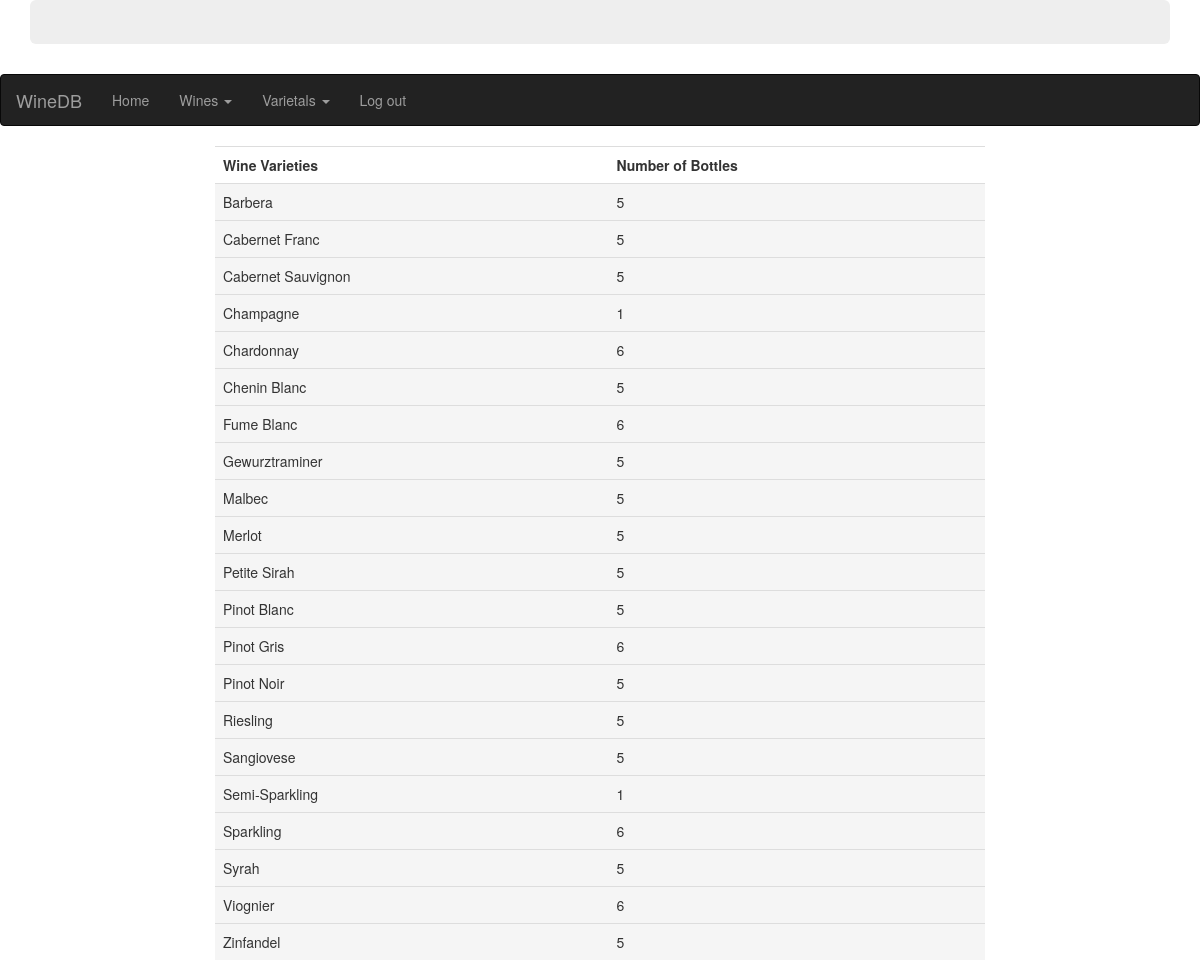
Screenshot of /wine_db_webapp/varietals/listvarietals.php (signed in) with the database file from the repository.
### tables this page shows
CREATE TABLE `varietals` (
  `varietal_description` varchar(40) NOT NULL
);

### wine_db_webapp/varietals/listvarietals.php (the view, shortened to what this page needs)
 <!DOCTYPE html>
<html>
  <head>
    <link rel="stylesheet" href="/css/adminpages.css">
    <link rel="stylesheet" href="https://maxcdn.bootstrapcdn.com/bootstrap/3.3.7/css/bootstrap.min.css">
  </head>
  <body>
    <?php
      include('../includes/pageheadline.php');
      include('../includes/navbar.php');
      include('../includes/DBconnection.php');
      $Query = "SELECT `varietals`.varietal_description AS `Wine Varieties`, COUNT(`wines`.wine_bottle_number) AS `Number of Bottles`
      FROM `varietals`
      LEFT JOIN `wines` ON `varietals`.varietal_description=`wines`.varietal_description
      GROUP BY `wines`.varietal_description
      ORDER BY `varietals`.varietal_description";
      $results = $dbconnection->query($Query);
      echo '<div class="col-sm-offset-2 col-sm-8">';
      echo '<table class="table">';
      echo '<tr>';
      echo '<th>Wine Varieties</th>';
      echo '<th>Number of Bottles</th>';
      echo '</tr>';
      while($row = $results->fetch_array())
      {
        echo '<tr class="active">';
        echo '<td>'.$row["Wine Varieties"].'</td>';
        echo '<td>'.$row["Number of Bottles"].'</td>';
        echo '</tr>';
      }
      echo '</table>';
      echo '</div>';
    ?>
  </body>
</html>

### wine_db_webapp/includes/pageheadline.php (shortened to what this page needs)
<?php
echo '<link rel="stylesheet" href="/css/pageheadline.css">';
  echo '<div class="container">';
    echo '<div class="jumbotron" id="jumbotron">';
    echo '</div>';
  echo '</div>';
?>

### wine_db_webapp/includes/navbar.php (shortened to what this page needs)
<?php
$MINSEARCHWINESLEVEL = 1;
$MINADDWINELEVEL = 1;
$MINREMOVEWINELEVEL = 2;
$MINADDVARIETALLEVEL = 1;
$MINREMOVEVARIETALLEVEL = 2;
$MINLISTVARIETALSLEVEL = 1;
?>
<nav class="navbar navbar-inverse">
  <div class="container-fluid">
    <div class="navbar-header">
      <a class="navbar-brand">
        WineDB
      </a>
    </div>
    <div class="collapse navbar-collapse" id="myNavbar">
      <ul class="nav navbar-nav">
        <?php
          $location = $_SERVER['REQUEST_URI'];
          if($location == "/home.php")
          {
           echo '<li class="active"><a href="/home.php">Home</a></li>';
          }
          else
          {
           echo '<li><a href="/home.php">Home</a></li>';
          }
          if(($location == '/wines/searchwines.php' && $_SESSION['authenticated'] >= $MINSEARCHWINESLEVEL)
          || ($location == '/wines/addwine.php' && $_SESSION['authenticated'] >= $MINADDWINELEVEL)
          || ($location == '/wines/removewine.php' && $_SESSION['authenticated'] >= $MINREMOVEWINELEVEL))
          {
            echo '<li class="active dropdown">
                <a class="dropdown-toggle" data-toggle="dropdown" href="#">
                  Wines
                  <span class="caret"></span>
                </a>
                <ul class="dropdown-menu">';
            if($location == '/wines/searchwines.php' && $_SESSION['authenticated'] >= $MINSEARCHWINESLEVEL)
            {
            echo '<li class="active">
              <a href="/wines/searchwines.php">Search Wines</a>
            </li>';
            }
            else if ($_SESSION['authenticated'] >= $MINSEARCHWINESLEVEL)
            {
              echo '<li>
                <a href="/wines/searchwines.php">Search Wines</a>
              </li>';
            }
            if($location == '/wines/addwine.php' && $_SESSION['authenticated'] >= $MINADDWINELEVEL)
            {
              echo '<li class="active">
                <a href="/wines/addwine.php">Add Wine</a>
              </li>';
            }
            else if ($_SESSION['authenticated'] >= $MINADDWINELEVEL)
            {
              echo '<li>
                <a href="/wines/addwine.php">Add Wine</a>
              </li>';
            }
            if($location == '/wines/removewine.php' && $_SESSION['authenticated'] >= $MINREMOVEWINELEVEL)
            {
              echo '<li class="active">
                <a href="/wines/removewine.php">Remove Wine</a>
              </li>';
            }
            else if ($_SESSION['authenticated'] >= $MINREMOVEWINELEVEL)
            {
              echo '<li>
                <a href="/wines/removewine.php">Remove Wine</a>
              </li>';
            }
            echo '</ul>
            </li>';
          }
          else if ($_SESSION['authenticated'] >= $MINSEARCHWINESLEVEL ||
          $_SESSION['authenticated'] >= $MINADDWINELEVEL ||
          $_SESSION['authenticated'] >= $MINREMOVEWINELEVEL)
          {
            echo '<li class="dropdown">
                    <a class="dropdown-toggle" data-toggle="dropdown" href="#">
                      Wines
                      <span class="caret"></span>
                    </a>
                    <ul class="dropdown-menu">';
                    echo '</ul>
                  </li>';
          }
          if(($location == '/varietals/listvarietals.php' && $_SESSION['authenticated'] >= $MINLISTVARIETALLEVEL)
           || ($location == '/varietals/addvarietal.php' && $_SESSION['authenticated'] >= $MINADDVARIETALLEVEL)
          || ($location == '/varietals/removevarietal.php' && $_SESSION['authenticated'] >= $MINREMOVEVARIETALLEVEL))
          {
            echo '<li class="active dropdown">
                <a class="dropdown-toggle" data-toggle="dropdown" href="#">
                  Varietals
                  <span class="caret"></span>
                </a>
                <ul class="dropdown-menu">';
            if($location == '/varietals/listvarietals.php' && $_SESSION['authenticated'] >= $MINLISTVARIETALSLEVEL)
            {
            echo '<li class="active">
              <a href="/varietals/listvarietals.php">List Varietals</a>
            </li>';
          }
            else if ($_SESSION['authenticated'] >= $MINLISTVARIETALSLEVEL)
            {
              echo '<li>
                <a href="/varietals/listvarietals.php">List Varietals</a>
              </li>';
            }
            if($location == '/varietals/addvarietal.php' && $_SESSION['authenticated'] >= $MINADDVARIETALLEVEL)
            {
              echo '<li class="active">
                <a href="/varietals/addvarietal.php">Add Varietal</a>
              </li>';
            }
            else if ($_SESSION['authenticated'] >= $MINADDVARIETALLEVEL)
            {
              echo '<li>
                <a href="/varietals/addvarietal.php">Add Varietal</a>
              </li>';
            }
            if($location == '/varietals/removevarietal.php' && $_SESSION['authenticated'] >= $MINREMOVEVARIETALLEVEL)
            {
              echo '<li class="active">
                <a href="/varietals/removevarietal.php">Remove Varietal</a>
              </li>';
            }
            else if ($_SESSION['authenticated'] >= $MINREMOVEVARIETALLEVEL)
            {
              echo '<li>
                <a href="/varietals/removevarietal.php">Remove Varietal</a>
              </li>';
            }
            echo '</ul>
            </li>';
          }
          else if ($_SESSION['authenticated'] >= $MINLISTVARIETALSLEVEL ||
           $_SESSION['authenticated'] >= $MINADDVARIETALLEVEL ||
           $_SESSION['authenticated'] >= $MINREMOVEVARIETALLEVEL)
          {
            echo '<li class="dropdown">
                    <a class="dropdown-toggle" data-toggle="dropdown" href="#">
                      Varietals
                      <span class="caret"></span>
                    </a>
                    <ul class="dropdown-menu">';
                    echo '</ul>
                  </li>';
          }
          ?>
        <li><a href="/logout.php">Log out</a></li>
      </ul>
    </div>
  </div>
</nav>

### wine_db_webapp/css/pageheadline.css (style rules this page uses)
#jumbotron { padding: 12px 0 12px 0; }

### rows the page displays
varietals: varietal_description "Barbera", Number "5"
varietals: varietal_description "Cabernet Franc", Number "5"
varietals: varietal_description "Cabernet Sauvignon", Number "5"
varietals: varietal_description "Champagne", Number "1"
varietals: varietal_description "Chardonnay", Number "6"
varietals: varietal_description "Chenin Blanc", Number "5"
varietals: varietal_description "Fume Blanc", Number "6"
varietals: varietal_description "Gewurztraminer", Number "5"
varietals: varietal_description "Malbec", Number "5"
varietals: varietal_description "Merlot", Number "5"
varietals: varietal_description "Petite Sirah", Number "5"
varietals: varietal_description "Pinot Blanc", Number "5"
varietals: varietal_description "Pinot Gris", Number "6"
varietals: varietal_description "Pinot Noir", Number "5"
varietals: varietal_description "Riesling", Number "5"
varietals: varietal_description "Sangiovese", Number "5"
varietals: varietal_description "Semi-Sparkling", Number "1"
varietals: varietal_description "Sparkling", Number "6"
varietals: varietal_description "Syrah", Number "5"
varietals: varietal_description "Viognier", Number "6"
varietals: varietal_description "Zinfandel", Number "5"
